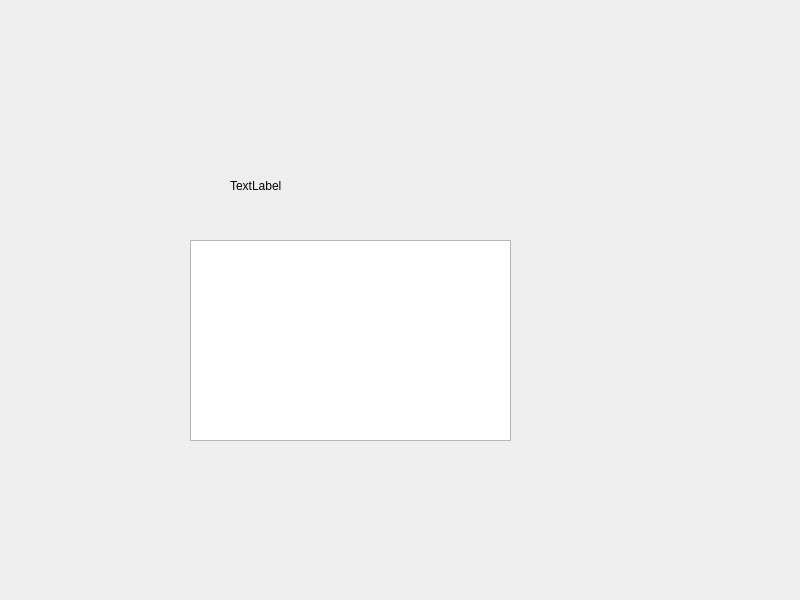
<?xml version="1.0" encoding="UTF-8"?>
<ui version="4.0">
 <class>Widget</class>
 <widget class="QWidget" name="Widget">
  <property name="geometry">
   <rect>
    <x>0</x>
    <y>0</y>
    <width>800</width>
    <height>600</height>
   </rect>
  </property>
  <property name="windowTitle">
   <string>Widget</string>
  </property>
  <widget class="QTextEdit" name="textEdit">
   <property name="geometry">
    <rect>
     <x>190</x>
     <y>240</y>
     <width>321</width>
     <height>201</height>
    </rect>
   </property>
  </widget>
  <widget class="QLabel" name="label">
   <property name="geometry">
    <rect>
     <x>230</x>
     <y>170</y>
     <width>171</width>
     <height>31</height>
    </rect>
   </property>
   <property name="text">
    <string>TextLabel</string>
   </property>
  </widget>
 </widget>
 <resources/>
 <connections/>
</ui>
